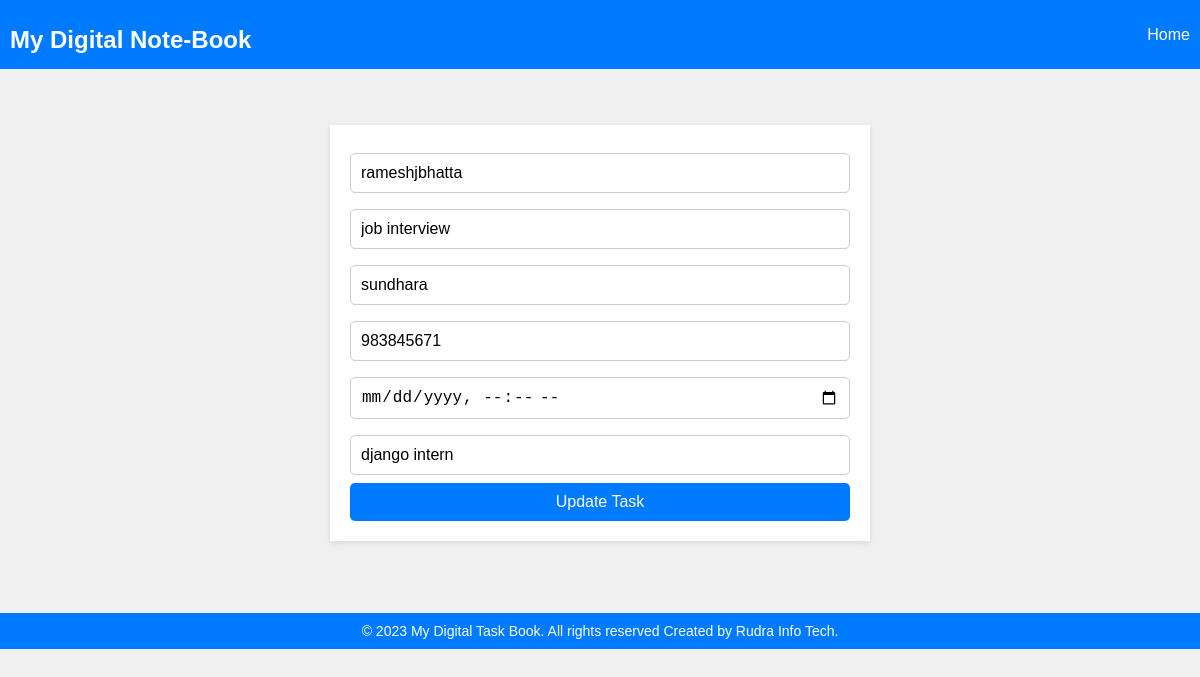
The page /update/5 on the database as committed earlier.
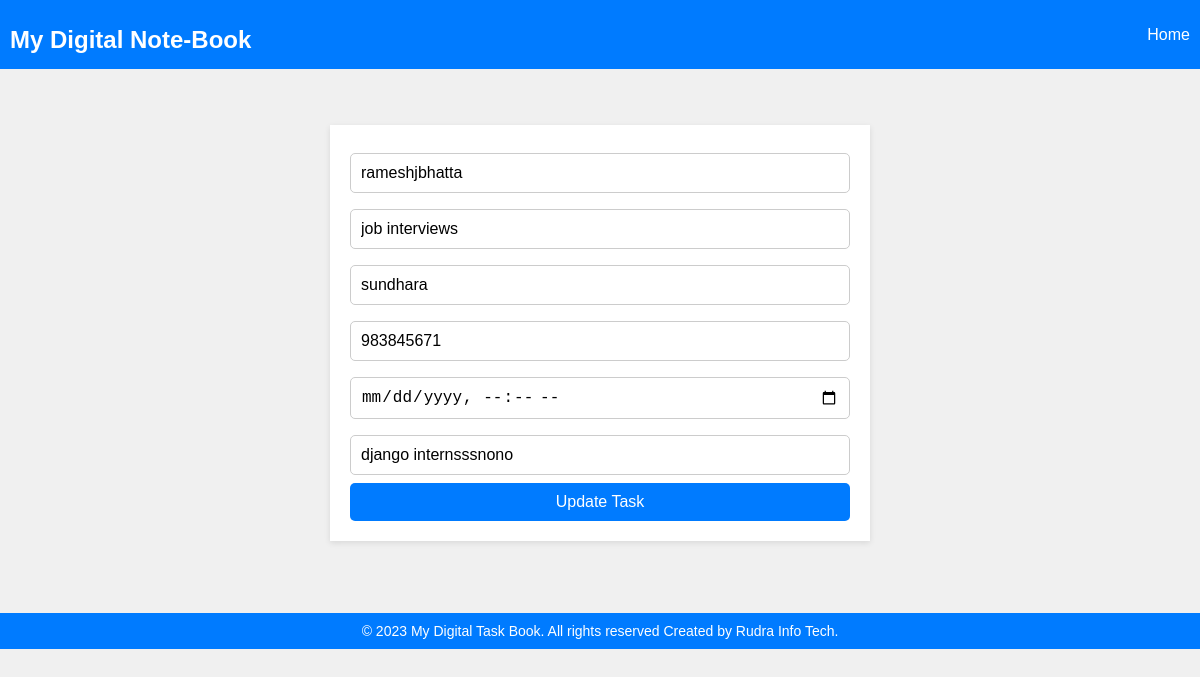
The same page on the database as committed later.
### taskbook/models.py (models this page shows, shortened)
class TaskInfo(models.Model):
      usertask = models.CharField(blank=False,null=False,max_length=150)
      taskname=models.CharField(max_length=250)
      location=models.CharField(max_length=250)
      mobile=models.IntegerField()
      timedate=models.DateTimeField()
      details=models.TextField(max_length=400)
      class Meta:
        db_table = "taskinfo"

### taskbook/views.py (the view, shortened to what this page needs)
# urls.py: path('update/<int:id>',views.updateTask, name='updatepage'),
def updateTask(request,id):
    tasks=TaskInfo.objects.get(id=id)
    print(id)
    return render(request,'taskbook/update.html',{'tasks':tasks})

### taskbook/templates/taskbook/update.html (shortened to what this page needs)
{% load static %}
{% include 'taskbook/header.html' %}
   <link rel="stylesheet" href="{% static 'taskbook/css/update.css' %}">
</head>
<body>
    <br><br>
    <div class="container">
        <form method="post">
            <input type="text" name="taskname" value="{{ tasks.usertask }}">
            <input type="text" name="taskid" value="{{ tasks.taskname }}">
            <input type="text" name="location" value="{{ tasks.location }}">
            <input type="number" name="mobile" value="{{ tasks.mobile }}">
            <input type="datetime-local" name="timedate" value="{{ tasks.datetime }}">
            <input type="detail" name="details" value="{{ tasks.details }}">
            <input type="submit" name="updatetask" value="Update Task">
        </form>
    </div>
    <br><br><br><br>
{% include 'taskbook/footer.html' %}

Rows that differ between the two databases and show on the page:
changed TaskInfo "rameshjbhatta": taskid "job interview" → "job interviews"; details "django intern" → "django internsssnono"
